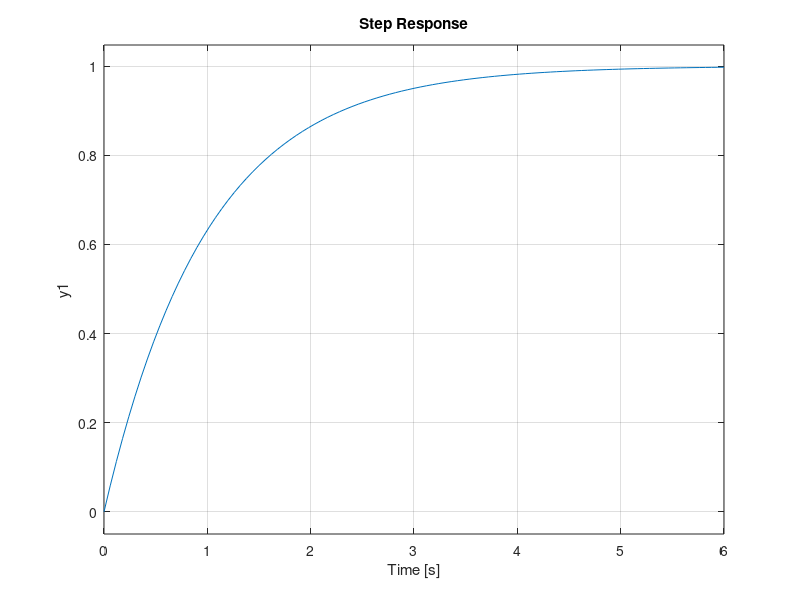
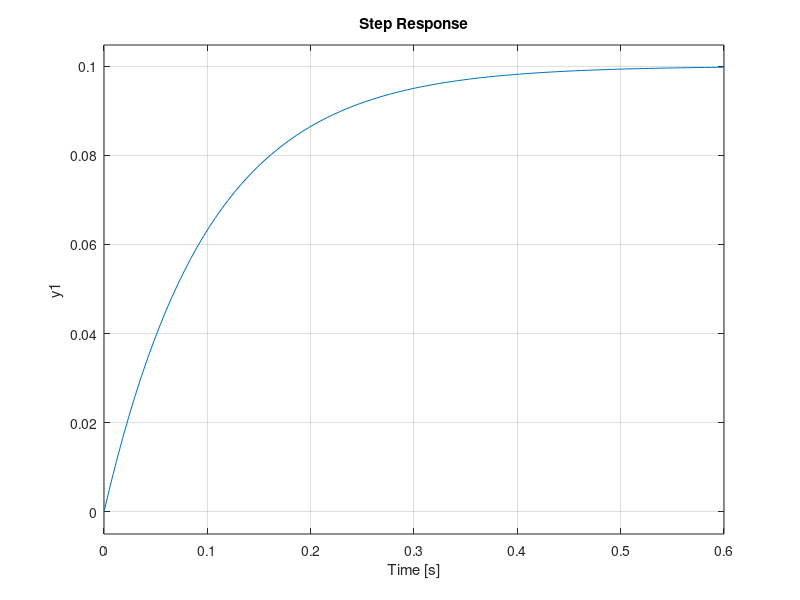
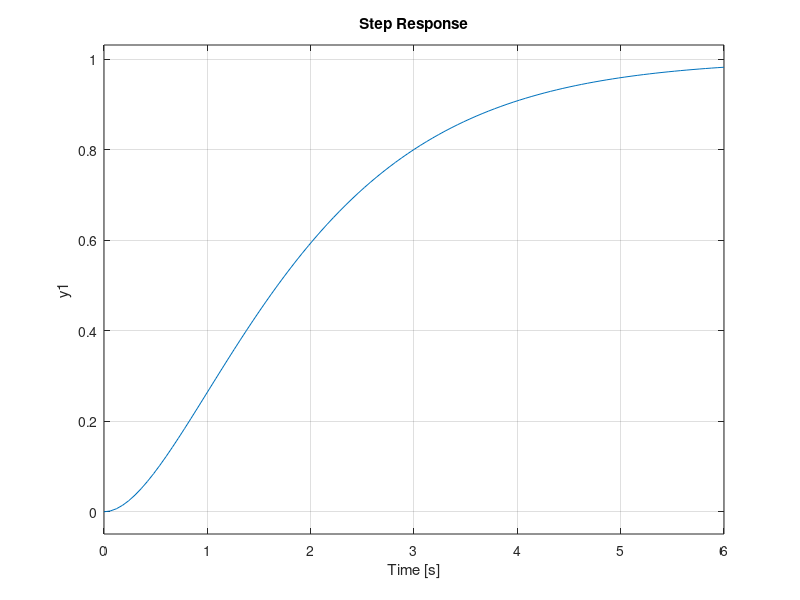
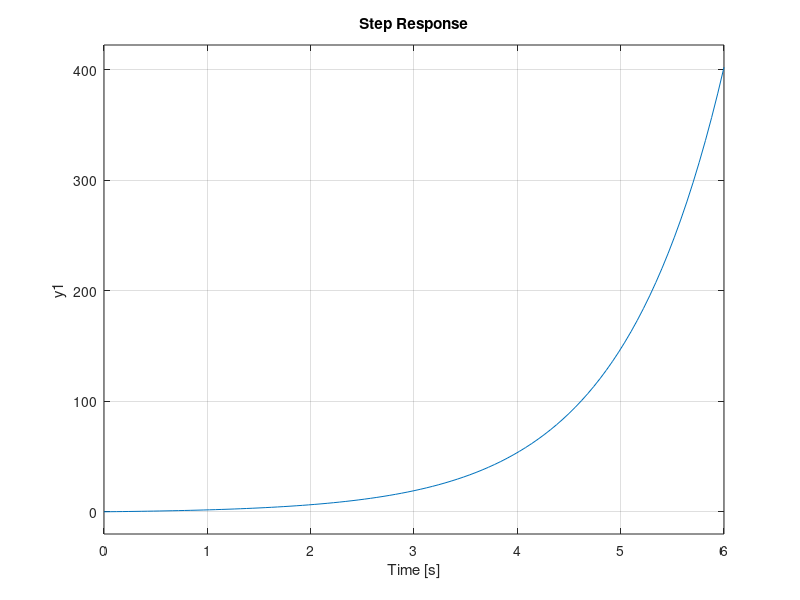

These charts were generated, in order, by the following MATLAB code: (Note: this script raises an error after producing the figures.)
close all

t = 0:.01:10;

s = tf('s');

%% Simple Pole Close to jw axis
G1 = 1/(s+1); 
figure
step(G1);
grid on
set(gcf, 'WindowState', 'maximized');
saveas(gcf, 'E1.svg');

%% Simple Pole Away from jw axis
G2 = 1/(s+10); 
figure
step(G2);
grid on
set(gcf, 'WindowState', 'maximized');
saveas(gcf, 'E2.svg');

%% Repeated Pole --> Slow Rise Time
G3 = 1/(s+1)^2; 
figure
step(G3);
grid on
set(gcf, 'WindowState', 'maximized');
saveas(gcf, 'E3.svg');

%% Right Pole --> Unstable Response
G4 = 1/(s-1); 
figure
step(G4);
grid on
set(gcf, 'WindowState', 'maximized');
saveas(gcf, 'E4.svg');

%%
G5 = 1/(s^2+2); % Pole at Origin --> Marginally Stable
% zita = 0 , w_n = sqrt(2)
figure
step(G5);
set(gcf, 'WindowState', 'maximized');
saveas(gcf, 'E5.svg');

figure
u_cos = cos(t*1.41); 
[y, t] = lsim(G5,u_cos,t);  % Signal Frequency Close to System Frequency
plot(t,y);
grid on
set(gcf, 'WindowState', 'maximized');
saveas(gcf, 'E6.svg');

%% One Pole at Right  --> Non-MinimumPhase
G6 = (s-1)/((s+1)*(s+2));  
figure
step(G6);
grid on
set(gcf, 'WindowState', 'maximized');
saveas(gcf, 'E7.svg');

%% Img. Poles --> Oscillator Stable System
G7 = 1/((s+2+3i)*(s+2-3i));  
G8 = 1/((s+2+2i)*(s+2-2i));  % low b --> low oscillation
G9 = 1/((s+1+3i)*(s+1-3i));  % low a --> high oscillation & low settling time
G10 = 1/((s-1+3i)*(s-1-3i)); % a < 0 --> Unstable 
G11 = 1/((s+3i)*(s-3i)); % a = 0 --> Marginally stable
figure
u_stp = ones(size(t));
[y7, t] = lsim(G7, u_stp, t);
[y8, t] = lsim(G8, u_stp, t);
[y9, t] = lsim(G9, u_stp, t);
[y10, t] = lsim(G10, u_stp, t);
[y11, t] = lsim(G11, u_stp, t);
plot(t, y7);
hold on
plot(t, y8);
plot(t, y9);
plot(t, y10);
plot(t, y11);
ylim([-0.025 0.25]);
xlim([0 6])
legend('a=2, b=-+3', 'a=2, b=-+2', 'a=1, b=-+3', 'a=-1, b=-+3'...
            , 'a=0, b=-+3');
grid on
set(gcf, 'WindowState', 'maximized');
saveas(gcf, 'E8.svg');

%% One Real Pole & Two Imaginary Poles --> dependent on Dominant Pole
a = 1;
b = 3;
c = 1;
G12 = 1/((s+c)*(s+a+b*1i)*(s+a-b*1i));  

figure
u_stp = ones(size(t));
[y12, t] = lsim(G12,u_stp,t);  
plot(t,y12);
grid on
set(gcf, 'WindowState', 'maximized');
saveas(gcf, 'E9.svg');
figure
rlocus(G12)
grid on
set(gcf, 'WindowState', 'maximized');
saveas(gcf, 'E10.svg');
